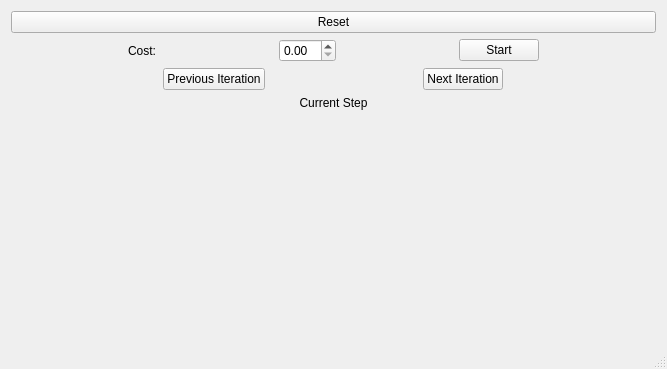
<?xml version="1.0" encoding="UTF-8"?>
<ui version="4.0">
 <class>MainWindow</class>
 <widget class="QMainWindow" name="MainWindow">
  <property name="geometry">
   <rect>
    <x>0</x>
    <y>0</y>
    <width>667</width>
    <height>369</height>
   </rect>
  </property>
  <property name="windowTitle">
   <string>MainWindow</string>
  </property>
  <widget class="QWidget" name="centralWidget">
   <layout class="QVBoxLayout" name="verticalLayout_3">
    <item>
     <widget class="QPushButton" name="pushButton_4">
      <property name="text">
       <string>Reset</string>
      </property>
     </widget>
    </item>
    <item>
     <layout class="QHBoxLayout" name="horizontalLayout_3">
      <item>
       <widget class="QLabel" name="label_2">
        <property name="sizePolicy">
         <sizepolicy hsizetype="Fixed" vsizetype="Preferred">
          <horstretch>0</horstretch>
          <verstretch>0</verstretch>
         </sizepolicy>
        </property>
        <property name="text">
         <string>Cost:</string>
        </property>
       </widget>
      </item>
      <item>
       <widget class="QDoubleSpinBox" name="doubleSpinBox">
        <property name="sizePolicy">
         <sizepolicy hsizetype="Fixed" vsizetype="Fixed">
          <horstretch>0</horstretch>
          <verstretch>0</verstretch>
         </sizepolicy>
        </property>
       </widget>
      </item>
      <item>
       <widget class="QPushButton" name="pushButton_2">
        <property name="sizePolicy">
         <sizepolicy hsizetype="Fixed" vsizetype="Fixed">
          <horstretch>0</horstretch>
          <verstretch>0</verstretch>
         </sizepolicy>
        </property>
        <property name="text">
         <string>Start</string>
        </property>
       </widget>
      </item>
     </layout>
    </item>
    <item>
     <layout class="QHBoxLayout" name="horizontalLayout_4">
      <item>
       <widget class="QPushButton" name="pushButton_3">
        <property name="sizePolicy">
         <sizepolicy hsizetype="Fixed" vsizetype="Fixed">
          <horstretch>0</horstretch>
          <verstretch>0</verstretch>
         </sizepolicy>
        </property>
        <property name="text">
         <string>Previous Iteration</string>
        </property>
       </widget>
      </item>
      <item>
       <widget class="QPushButton" name="pushButton">
        <property name="sizePolicy">
         <sizepolicy hsizetype="Fixed" vsizetype="Fixed">
          <horstretch>0</horstretch>
          <verstretch>0</verstretch>
         </sizepolicy>
        </property>
        <property name="text">
         <string>Next Iteration</string>
        </property>
       </widget>
      </item>
     </layout>
    </item>
    <item>
     <widget class="QLabel" name="label">
      <property name="sizePolicy">
       <sizepolicy hsizetype="Preferred" vsizetype="Fixed">
        <horstretch>0</horstretch>
        <verstretch>0</verstretch>
       </sizepolicy>
      </property>
      <property name="text">
       <string>Current Step</string>
      </property>
      <property name="alignment">
       <set>Qt::AlignCenter</set>
      </property>
     </widget>
    </item>
    <item>
     <widget class="ClickableLabel" name="canvas">
      <property name="sizePolicy">
       <sizepolicy hsizetype="Preferred" vsizetype="Preferred">
        <horstretch>0</horstretch>
        <verstretch>0</verstretch>
       </sizepolicy>
      </property>
      <property name="mouseTracking">
       <bool>true</bool>
      </property>
      <property name="text">
       <string/>
      </property>
      <property name="alignment">
       <set>Qt::AlignCenter</set>
      </property>
     </widget>
    </item>
   </layout>
  </widget>
  <widget class="QMenuBar" name="menuBar">
   <property name="geometry">
    <rect>
     <x>0</x>
     <y>0</y>
     <width>667</width>
     <height>25</height>
    </rect>
   </property>
  </widget>
  <widget class="QStatusBar" name="statusBar"/>
 </widget>
 <layoutdefault spacing="6" margin="11"/>
 <customwidgets>
  <customwidget>
   <class>ClickableLabel</class>
   <extends>QLabel</extends>
   <header location="global">clickablelabel.h</header>
  </customwidget>
 </customwidgets>
 <resources/>
 <connections/>
</ui>
